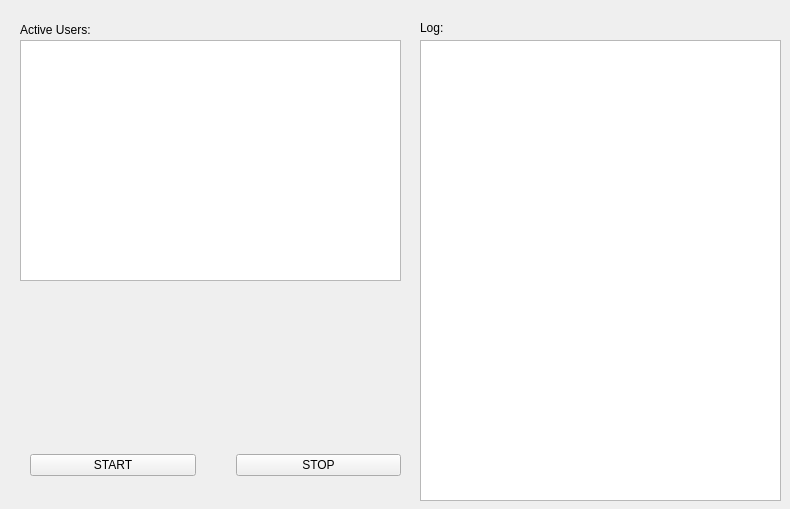
<?xml version="1.0" encoding="UTF-8"?>
<ui version="4.0">
 <class>Server</class>
 <widget class="QWidget" name="Server">
  <property name="geometry">
   <rect>
    <x>0</x>
    <y>0</y>
    <width>790</width>
    <height>509</height>
   </rect>
  </property>
  <property name="windowTitle">
   <string>Form</string>
  </property>
  <widget class="QWidget" name="horizontalLayoutWidget">
   <property name="geometry">
    <rect>
     <x>30</x>
     <y>430</y>
     <width>371</width>
     <height>71</height>
    </rect>
   </property>
   <layout class="QHBoxLayout" name="horizontalLayout">
    <property name="spacing">
     <number>0</number>
    </property>
    <property name="sizeConstraint">
     <enum>QLayout::SetNoConstraint</enum>
    </property>
    <property name="bottomMargin">
     <number>0</number>
    </property>
    <item>
     <widget class="QPushButton" name="StartServ">
      <property name="text">
       <string>START</string>
      </property>
     </widget>
    </item>
    <item>
     <spacer name="horizontalSpacer">
      <property name="orientation">
       <enum>Qt::Horizontal</enum>
      </property>
      <property name="sizeType">
       <enum>QSizePolicy::Fixed</enum>
      </property>
      <property name="sizeHint" stdset="0">
       <size>
        <width>40</width>
        <height>20</height>
       </size>
      </property>
     </spacer>
    </item>
    <item>
     <widget class="QPushButton" name="StopServ">
      <property name="text">
       <string>STOP</string>
      </property>
     </widget>
    </item>
   </layout>
  </widget>
  <widget class="QLabel" name="label">
   <property name="geometry">
    <rect>
     <x>20</x>
     <y>20</y>
     <width>121</width>
     <height>20</height>
    </rect>
   </property>
   <property name="lineWidth">
    <number>1</number>
   </property>
   <property name="text">
    <string>Active Users:</string>
   </property>
   <property name="scaledContents">
    <bool>false</bool>
   </property>
  </widget>
  <widget class="QLabel" name="label_2">
   <property name="geometry">
    <rect>
     <x>420</x>
     <y>20</y>
     <width>55</width>
     <height>16</height>
    </rect>
   </property>
   <property name="text">
    <string>Log:</string>
   </property>
  </widget>
  <widget class="QTextEdit" name="Log">
   <property name="geometry">
    <rect>
     <x>420</x>
     <y>40</y>
     <width>361</width>
     <height>461</height>
    </rect>
   </property>
  </widget>
  <widget class="QTextEdit" name="ActiveUsers">
   <property name="geometry">
    <rect>
     <x>20</x>
     <y>40</y>
     <width>381</width>
     <height>241</height>
    </rect>
   </property>
  </widget>
 </widget>
 <resources/>
 <connections/>
</ui>
